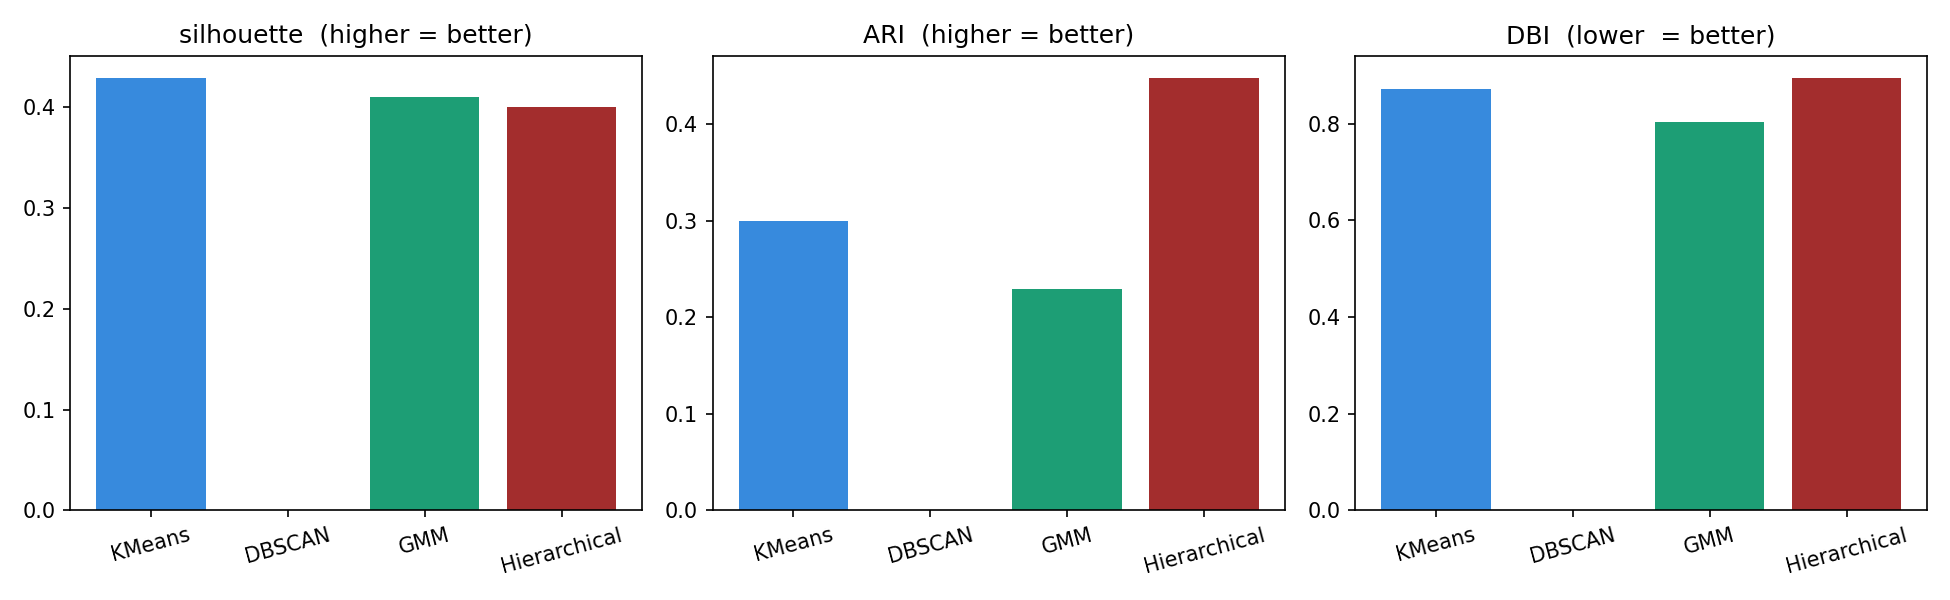

The script that saved this image:
# 06_evaluation.py
import numpy as np
import matplotlib.pyplot as plt
from sklearn.datasets import make_blobs
from sklearn.cluster import KMeans, DBSCAN, AgglomerativeClustering
from sklearn.mixture import GaussianMixture
from sklearn.metrics import (silhouette_score,
                              adjusted_rand_score,
                              davies_bouldin_score)

X, y_true = make_blobs(n_samples=300, centers=3,
                        cluster_std=0.8, random_state=42)

# --- run all algorithms ---
models = [
    ('KMeans',       KMeans(n_clusters=3, n_init=10, random_state=42)),
    ('DBSCAN',       DBSCAN(eps=1.0, min_samples=5)),
    ('GMM',          GaussianMixture(n_components=3, random_state=42)),
    ('Hierarchical', AgglomerativeClustering(n_clusters=3, linkage='ward')),
]

results = {}
for name, model in models:
    if hasattr(model, 'fit_predict'):
        lbls = model.fit_predict(X)
    else:
        model.fit(X)
        lbls = model.predict(X)

    mask = lbls != -1
    X_v, v = X[mask], lbls[mask]
    sil = silhouette_score(X_v, v)    if len(set(v)) > 1 else float('nan')
    dbi = davies_bouldin_score(X_v, v) if len(set(v)) > 1 else float('nan')
    ari = adjusted_rand_score(y_true, lbls)
    n_c = len(set(lbls)) - (1 if -1 in lbls else 0)
    results[name] = dict(clusters=n_c,
                          silhouette=round(sil, 3),
                          ARI=round(ari, 3),
                          DBI=round(dbi, 3))

# --- print comparison table ---
print(f"\n{'Algorithm':<14} {'Clusters':>8} {'Silhouette':>11} {'ARI':>7} {'DBI':>7}")
print("-" * 52)
for name, m in results.items():
    print(f"{name:<14} {m['clusters']:>8} {m['silhouette']:>11} "
          f"{m['ARI']:>7} {m['DBI']:>7}")

# --- bar chart ---
fig, axes = plt.subplots(1, 3, figsize=(13, 4))
names  = list(results.keys())
colors = ['#378ADD', '#BA7517', '#1D9E75', '#A32D2D']
for ax, (metric, note) in zip(axes, [
        ('silhouette', 'higher = better'),
        ('ARI',        'higher = better'),
        ('DBI',        'lower  = better')]):
    vals = [results[n][metric] for n in names]
    ax.bar(names, vals, color=colors)
    ax.set_title(f"{metric}  ({note})")
    ax.tick_params(axis='x', rotation=15)

plt.tight_layout()
plt.savefig("06_evaluation.png", dpi=150)
plt.show()

# --- TODO tasks ---
# 1. Run — read the printed table and compare all four algorithms
# 2. Change the dataset to make_moons — which algorithm wins on silhouette?
# 3. Which algorithm has the best ARI on blobs? Does that surprise you?
# 4. Add a 5th algorithm: DBSCAN with better-tuned eps — does it compete?
